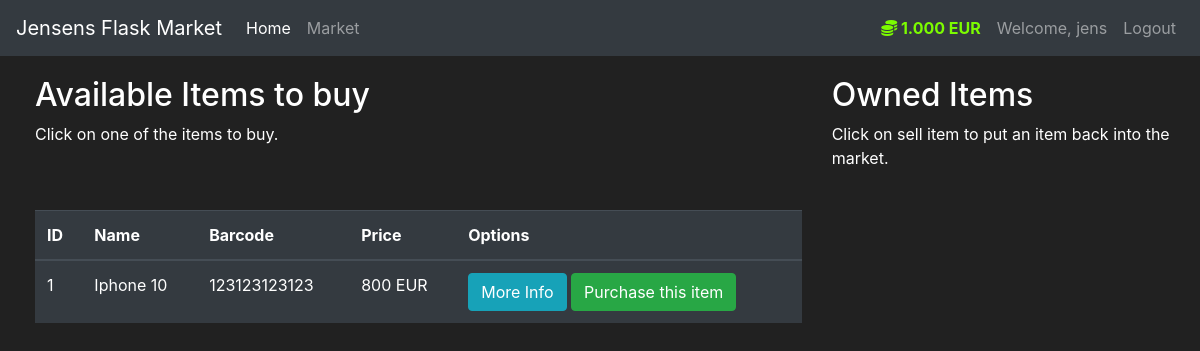
/market (signed in), run on an earlier commit of the app's database.
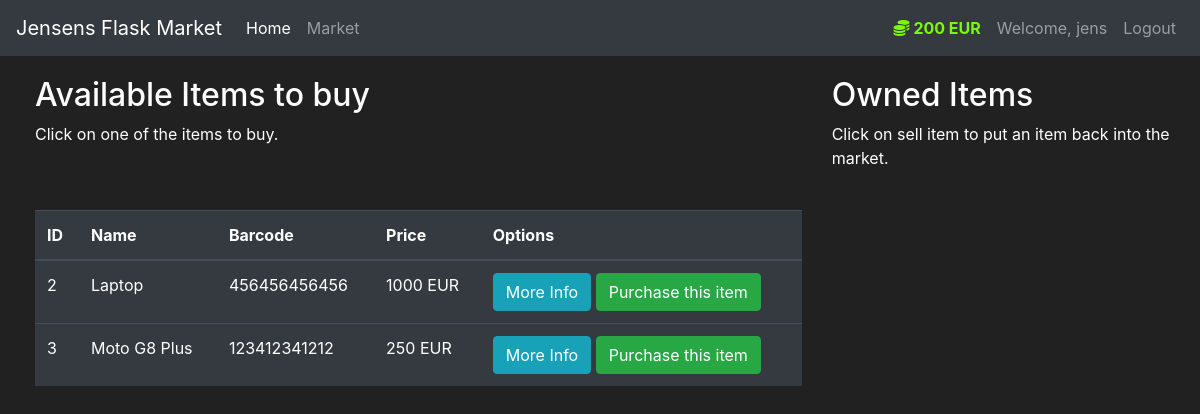
And on a later commit of the database.
### market/models.py (models this page shows, shortened)
class User(db.Model, UserMixin):
    id = db.Column(db.Integer(), primary_key=True)
    username = db.Column(db.String(length=30), nullable=False, unique=True)
    email_address = db.Column(db.String(length=50), nullable=False, unique=True)
    password_hash = db.Column(db.String(length=60), nullable=False)
    budget = db.Column(db.Integer(), nullable=False, default=1000)
    items = db.relationship('Item', backref='owned_user', lazy=True)
    @property
    def prettier_budget(self):
        budget_string = str(self.budget)
        if len(budget_string) >= 4:
            return f'{budget_string[:-3]}.{budget_string[-3:]} EUR'
        else:
            return f'{self.budget} EUR'
    @property
    def password(self):
        return self.password

class Item(db.Model):
    id = db.Column(db.Integer(), primary_key=True)
    name = db.Column(db.String(length=30), nullable=False, unique=True)
    price = db.Column(db.Integer(), nullable=False, unique=False)
    barcode = db.Column(db.String(length=12), nullable=False, unique=True)
    description = db.Column(db.String(length=1024), nullable=False, unique=True)
    owner = db.Column(db.Integer(), db.ForeignKey('user.id'))

### market/routes.py (the view, shortened to what this page needs)
@app.route('/market', methods=['GET', 'POST'])
@login_required
def market_page():
    purchase_form = PurchseItemForm()
    if request.method == 'GET':
        items = Item.query.filter_by(owner=None)
        return render_template(
            'market.html',
            items=items,
            purchase_form=purchase_form
        )

### market/models.py (called while the page is built)
@login_manager.user_loader
def load_user(user_id):
    return User.query.get(int(user_id))

### market/templates/market.html (shortened to what this page needs)
{% extends 'base.html' %}
{% block content %}
    <div class="row" style="margin-top:20px; margin-left:20px">
        <div class="col-8">
            <h2>Available Items to buy</h2>
            <p>Click on one of the items to buy.</p>
            <br></br>
            <table class="table table-hover table-dark">
                <thead>
                    <tr>
                        <th scope="col">ID</th>
                        <th scope="col">Name</th>
                        <th scope="col">Barcode</th>
                        <th scope="col">Price</th>
                        <th scope="col">Options</th>
                    </tr>
                </thead>
                <tbody>
                    {% for item in items %}
                        <tr>
                            <td>{{ item.id }}</td>
                            <td>{{ item.name }}</td>
                            <td>{{ item.barcode }}</td>
                            <td>{{ item.price }} EUR</td>
                            <td>
                                <button class="btn btn-outline btn-info"
                                        data-toggle="modal"
                                        data-target="#Modal-MoreInfo-{{ item.id }}">
                                    More Info
                                </button>
                                <button class="btn btn-outline btn-success"
                                        data-toggle="modal"
                                        data-target="#Modal-PurchaseConfirm-{{ item.id }}">
                                    Purchase this item
                                </button>
                            </td>
                        </tr>
                    {% endfor %}
                </tbody>
            </table>
        </div>
        <div class="col-4">
            <h2>Owned Items</h2>
            <p>Click on sell item to put an item back into the market.</p>
            <br></br>
        </div>
    </div>
{% endblock %}

### market/templates/base.html (shortened to what this page needs)
<!doctype html>
<html lang="en">
    <head>
        <link rel="stylesheet" href="https://cdn.jsdelivr.net/npm/bootstrap@4.5.3/dist/css/bootstrap.min.css">
        <link rel="stylesheet" href="https://use.fontawesome.com/releases/v5.0.8/css/all.css">
    </head>
    <body>
        <nav class="navbar navbar-expand-md navbar-dark bg-dark">
            <a class="navbar-brand" href="#">Jensens Flask Market</a>
            <div class="collapse navbar-collapse" id="navbarNav">
                <ul class="navbar-nav mr-auto">
                    <li class="nav-item active">
                        <a class="nav-link" href="{{ url_for('home_page') }}">Home <span class="sr-only">(current)</span></a>
                    </li>
                    <li class="nav-item">
                        <a class="nav-link" href="{{ url_for('market_page') }}">Market</a>
                    </li>
                </ul>
                {% if current_user.is_authenticated %}
                    <ul class="navbar-nav">
                        <li class="nav-item">
                            <a class="nav-link" style="color: lawngreen; font-weight: bold">
                                <em class="fas fa-coins"></em>
                                {{ current_user.prettier_budget }}
                            </a>
                        </li>
                        <li class="nav-item">
                            <a class="nav-link">Welcome, {{ current_user.username }}</a>
                        </li>
                        <li class="nav-item">
                            <a class="nav-link" href="{{ url_for('logout_page') }}">Logout</a>
                        </li>
                    </ul>
                {% endif %}
            </div>
        </nav>
        {% block content %}
        {% endblock %}
    </body>
</html>

### market/templates/base.html (style rules this page uses)
body { background-color: #212121; color: white }

What changed in the data, as far as the page shows it:
no longer on this page (row edited): Item: id "1", name "Iphone 10", barcode "123123123123", price "800"
changed User "jens": prettier_budget "1.000 EUR" → "200 EUR"
now on this page (row edited): Item: id "2", name "Laptop", barcode "456456456456", price "1000"
added Item: id "3", name "Moto G8 Plus", barcode "123412341212", price "250"
